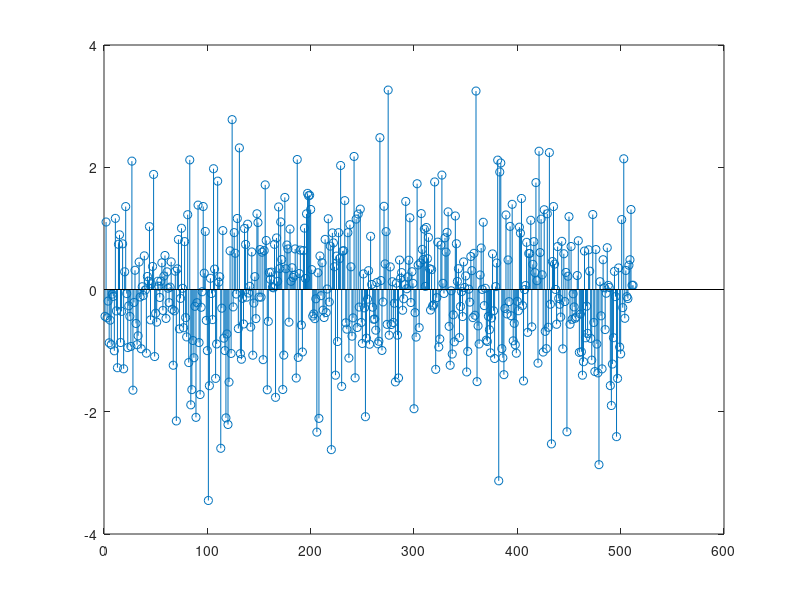
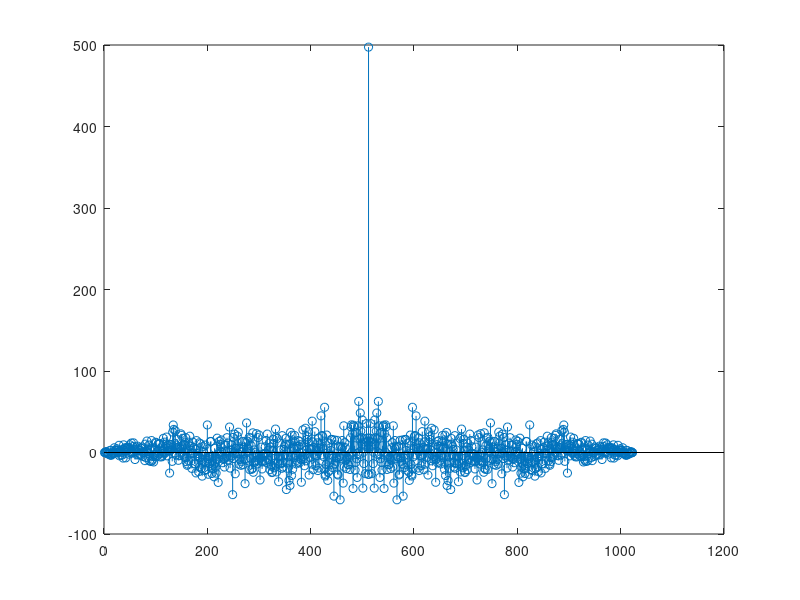

The MATLAB script that drew these images, in order:
clear
close all;

x = [1 2 3 4 5];
h = [1 -1];

y = conv(x,h);
g = xcorr(x,h);
gs = xcorr(h,x);

N = 512;
x2 = randn(1,N);
figure(1)
stem(x2)

y2 = xcorr(x2);
figure(2)
stem(y2)
